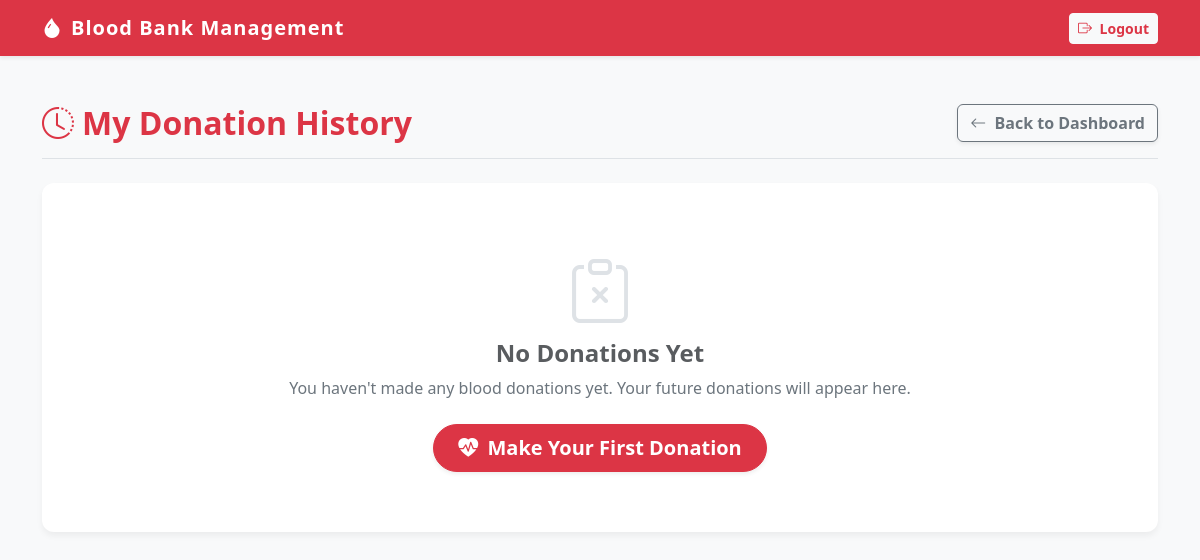
The app's page /requests/my-donations/ (signed in), older data.
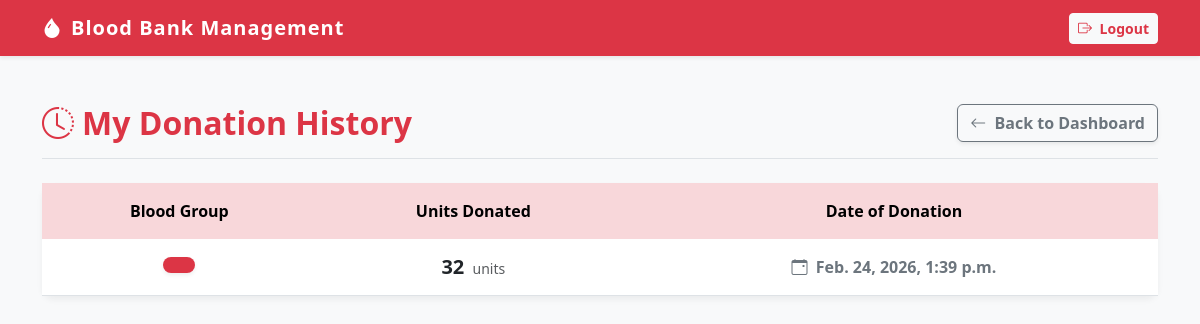
The same page, newer data.
### requests_app/models.py (models this page shows, shortened)
class Donation(models.Model):
    donor = models.ForeignKey(Donor, on_delete=models.CASCADE)
    blood_group = models.ForeignKey(BloodGroup, on_delete=models.CASCADE)
    units = models.PositiveIntegerField()
    donation_date = models.DateTimeField(auto_now_add=True)

### requests_app/views.py (the view)
# urls.py: path('my-donations/', views.my_donations, name='my_donations'),
@login_required
def my_donations(request):
    donor = Donor.objects.get(user=request.user)
    donations = Donation.objects.filter(donor=donor)
    return render(request, 'my_donations.html', {
        'donations': donations
    })

### templates/my_donations.html (shortened to what this page needs)
<!DOCTYPE html>
<html lang="en">
<head>
    <link href="https://cdn.jsdelivr.net/npm/bootstrap@5.3.0/dist/css/bootstrap.min.css" rel="stylesheet">
    <link rel="stylesheet" href="https://cdn.jsdelivr.net/npm/bootstrap-icons@1.10.5/font/bootstrap-icons.css">
</head>
<body>
    <nav class="navbar navbar-expand-lg navbar-dark bg-danger shadow-sm">
        <div class="container">
            <a class="navbar-brand" href="#">
                <i class="bi bi-droplet-fill me-2"></i>Blood Bank Management
            </a>
            <div class="ms-auto">
                <a href="{% url 'logout' %}" class="btn btn-sm btn-light text-danger fw-bold">
                    <i class="bi bi-box-arrow-right me-1"></i> Logout
                </a>
            </div>
        </div>
    </nav>
    <div class="container mt-5">
        <div class="d-flex justify-content-between align-items-center mb-4 border-bottom pb-3">
            <h2 class="text-danger fw-bold mb-0">
                <i class="bi bi-clock-history me-2"></i>My Donation History
            </h2>
            <a href="{% url 'dashboard' %}" class="btn btn-outline-secondary fw-bold shadow-sm">
                <i class="bi bi-arrow-left me-1"></i> Back to Dashboard
            </a>
        </div>
        {% if donations %}
            <div class="card mb-5">
                <div class="card-body p-0">
                    <div class="table-responsive">
                        <table class="table table-hover table-borderless align-middle text-center mb-0">
                            <thead class="table-danger text-danger">
                                <tr>
                                    <th class="py-3">Blood Group</th>
                                    <th class="py-3">Units Donated</th>
                                    <th class="py-3">Date of Donation</th>
                                </tr>
                            </thead>
                            <tbody>
                                {% for donation in donations %}
                                <tr class="border-bottom">
                                    <td class="py-3">
                                        <span class="badge bg-danger fs-6 px-3 py-2 rounded-pill shadow-sm">
                                        </span>
                                    </td>
                                    <td>
                                        <span class="fw-bold fs-5 text-dark">{{ donation.units }}</span>
                                        <span class="text-muted small ms-1">units</span>
                                    </td>
                                    <td class="text-secondary fw-semibold">
                                        <i class="bi bi-calendar-event me-1"></i> {{ donation.donation_date }}
                                    </td>
                                </tr>
                                {% endfor %}
                            </tbody>
                        </table>
                    </div>
                </div>
            </div>
            {% else %}
            <div class="card mb-5">
                <div class="card-body empty-state">
                    <i class="bi bi-clipboard-x empty-state-icon"></i>
                    <h4 class="text-muted fw-bold">No Donations Yet</h4>
                    <p class="text-secondary mb-4">You haven't made any blood donations yet. Your future donations will appear here.</p>
                    <a href="{% url 'add_donation' %}" class="btn btn-danger btn-lg fw-bold px-4 rounded-pill shadow-sm">
                        <i class="bi bi-heart-pulse-fill me-1"></i> Make Your First Donation
                    </a>
                </div>
            </div>
        {% endif %}
    </div>
</body>
</html>

Row changes from the older to the newer data that the page shows:
added Donation: units "32", donation_date "Feb. 24, 2026, 1:39 p.m."
Text that changed along with them:
text no longer shown: "No Donations Yet You haven't made any blood donations yet. Your future donations will appear here. Make Your First Donation"
text now shown: "Blood Group Units Donated Date of Donation"
